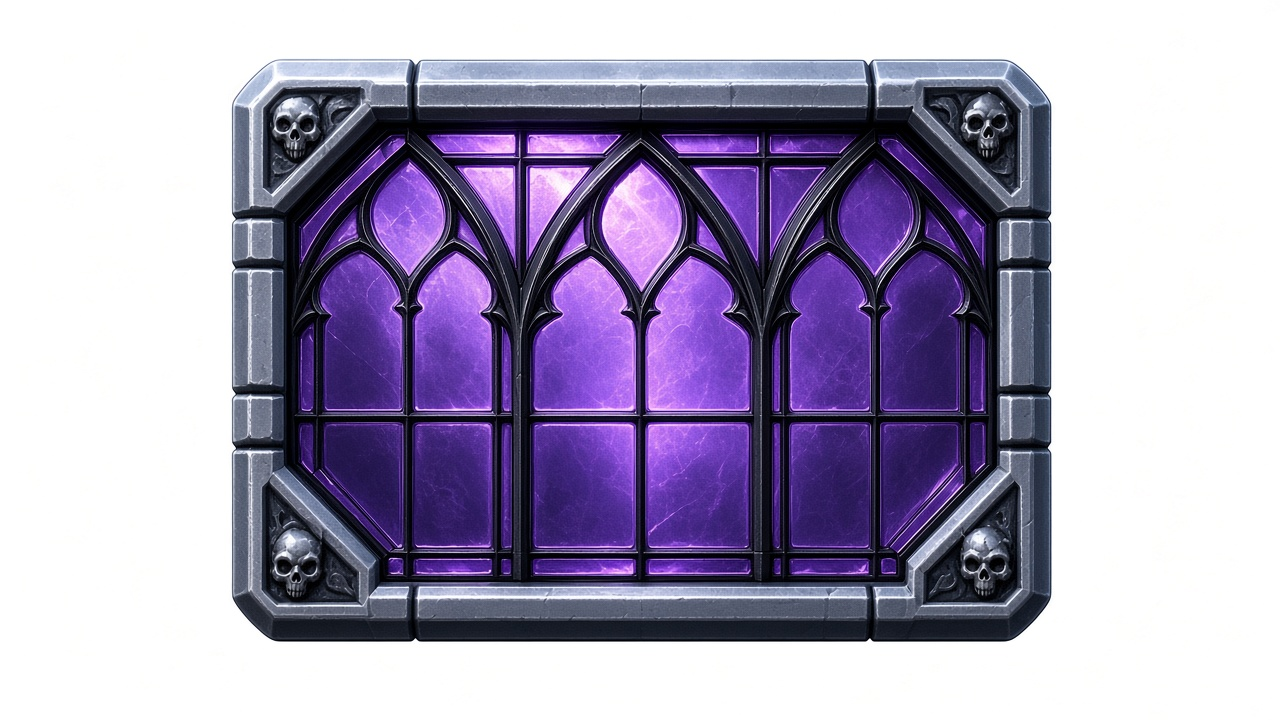
#> input picture art-src/foreground/crypt/brick.jpg, 1280 x 720 px, found by its file name
$ python build-foreground.py ../art-src/sheet_bricks.jpg
#> lines starting #> are read from the running program, lines starting #| are printed output that depends on the picture; after the words box and inside, x2 and y2 are one past the last pixel; in counts of white or black regions, pixels touching at a corner belong together
#!/usr/bin/env python3
"""Cuts the per-world foreground renders into game sprites.

art-src/foreground/<world>/ holds rendered plates on flat white: one color brick master,
the four special bricks (steel, explosive, armored, regen), the level elements
(docs/bricks/design.md), the paddle and the ball. The background is removed with a flood fill
from the border. The master's glass is gradient mapped to each of the 16 tile hues so a red brick
stays red in every world, and the frame keeps the world's material. The switch, gate and portal
masters glow cyan, and that glow is mapped the same way to each channel's or link's color.

The cut sprites go to art-src/foreground/<world>/sprites/. The original brick PNGs under
public/assets/images/bricks/ are the Tiled tileset and are never touched, except the level
elements': PREVIEW_WORLD's sprites are copied there, for Tiled and as the shared fallback.

Each world's sprites are then packed into the one atlas the game loads,
public/assets/images/foreground/<world>.webp + <world>.json, plus a normal map atlas with the same
layout (<world>_n.png) for the High lighting tier. The looping paddle and ball frames that
scripts/build-anims.py writes to art-src/foreground/<world>/anim/ are packed in too, as
paddle_00, paddle_01, ... and ball_00, ball_01, ... Normals
come from a bevel around each sprite's alpha plus a high-pass of its brightness, so the painted
detail catches moving lights.

Usage: python3 scripts/build-foreground.py              (Pillow, numpy)
       python3 scripts/build-foreground.py --pack-only  # re-pack the existing sprites
"""
from __future__ import annotations

import json
import sys
from pathlib import Path

import numpy as np
from PIL import Image

ROOT = Path(__file__).resolve().parent.parent
SRC = ROOT / "art-src" / "foreground"
OUT = ROOT / "public" / "assets" / "images" / "foreground"
WORLDS = ("hell", "crypt", "mainframe")
SPECIALS = ("steel", "explosive", "armored", "regen")
# Level elements cut as they are, and those whose cyan glow is mapped per channel or link.
ELEMENTS = ("fuse", "phantom", "virus_core", "virus")
CHANNEL_ELEMENTS = ("switch", "gate")
# Same colors as CHANNEL_COLORS and LINK_COLORS in src/core/bricks.
CHANNEL_COLORS = {1: 0xFFB02E, 2: 0x3CE7FF, 3: 0xFF4FD8}
LINK_COLORS = {1: 0xFF8A2A, 2: 0x3C9DFF, 3: 0xB45CFF}
PREVIEW_WORLD = "hell"
TILESET = ROOT / "public" / "assets" / "images" / "bricks"

BRICK_SIZE = (120, 64)  # 30x16 tiles at 4x
PORTAL_SIZE = (120, 128)  # 30x32, two rows tall
PADDLE_SIZE = (416, 96)  # 104x24 paddle at 4x
BALL_SIZE = 96

# Same hues as BRICK_TINT in src/config.ts.
BRICK_COLORS: dict[str, int] = {
    "blue": 0x3C8DFF,
    "blue2": 0x2A5FD6,
    "green": 0x4DDF6A,
    "green2": 0x2FA64A,
    "orange": 0xFF9A3C,
    "orange2": 0xE0701F,
    "pink": 0xFF6AD5,
    "purple2": 0x9B5CFF,
    "red": 0xFF4D4D,
    "red2": 0xC92F3A,
    "teal": 0x3CE7D6,
    "teal2": 0x23B3A6,
    "white": 0xF2F2F2,
    "white2": 0xC8C8D8,
    "yellow": 0xFFE14D,
    "yellow2": 0xE8B923,
}


class Glass:
    """Where the colored glass sits on a world's master, and how bright to map it."""

    def __init__(self, hue: float, hue_width: float, gamma: float) -> None:
        self.hue = hue
        self.hue_width = hue_width
        self.gamma = gamma


GLASS = {
    "hell": Glass(hue=8, hue_width=34, gamma=0.6),
    "crypt": Glass(hue=272, hue_width=30, gamma=0.8),
    "mainframe": Glass(hue=212, hue_width=26, gamma=0.95),
}
# The cyan glow the switch, gate and portal masters are rendered with, in every world.
GLOW = Glass(hue=188, hue_width=26, gamma=0.85)


def smooth(edge0: float, edge1: float, x: np.ndarray) -> np.ndarray:
    t = np.clip((x - edge0) / (edge1 - edge0), 0, 1)
    return t * t * (3 - 2 * t)


def reach_from_border(passable: np.ndarray) -> np.ndarray:
    """Pixels of `passable` connected to the image border (4-neighbour)."""
    reach = np.zeros_like(passable)
    reach[0], reach[-1] = passable[0], passable[-1]
    reach[:, 0], reach[:, -1] = passable[:, 0], passable[:, -1]
    while True:
        grown = reach.copy()
        grown[1:] |= reach[:-1]
        grown[:-1] |= reach[1:]
        grown[:, 1:] |= reach[:, :-1]
        grown[:, :-1] |= reach[:, 1:]
        grown &= passable
        if (grown == reach).all():
            return reach
        reach = grown


def cut(path: Path, tolerance: float = 26) -> np.ndarray:
    """Removes the flat background and trims. Returns float RGBA, 0-255."""
#> called with tolerance = 26
    rgb = np.asarray(Image.open(path).convert("RGB")).astype(np.float32)
    border = np.concatenate([rgb[0], rgb[-1], rgb[:, 0], rgb[:, -1]])
    bg = np.median(border, axis=0)
#> bg = [255, 255, 255]
    dist = np.abs(rgb - bg).max(axis=2)
    outside = reach_from_border(dist < tolerance)
#> in reach_from_border, `reach[0], reach[-1] = passable[0], passable[-1]`: reach: shape (720, 1280) bool; 0.28% white in thin lines or dots
#> in reach_from_border, `reach[:, 0], reach[:, -1] = passable[:, 0], passable[:, -1]`:
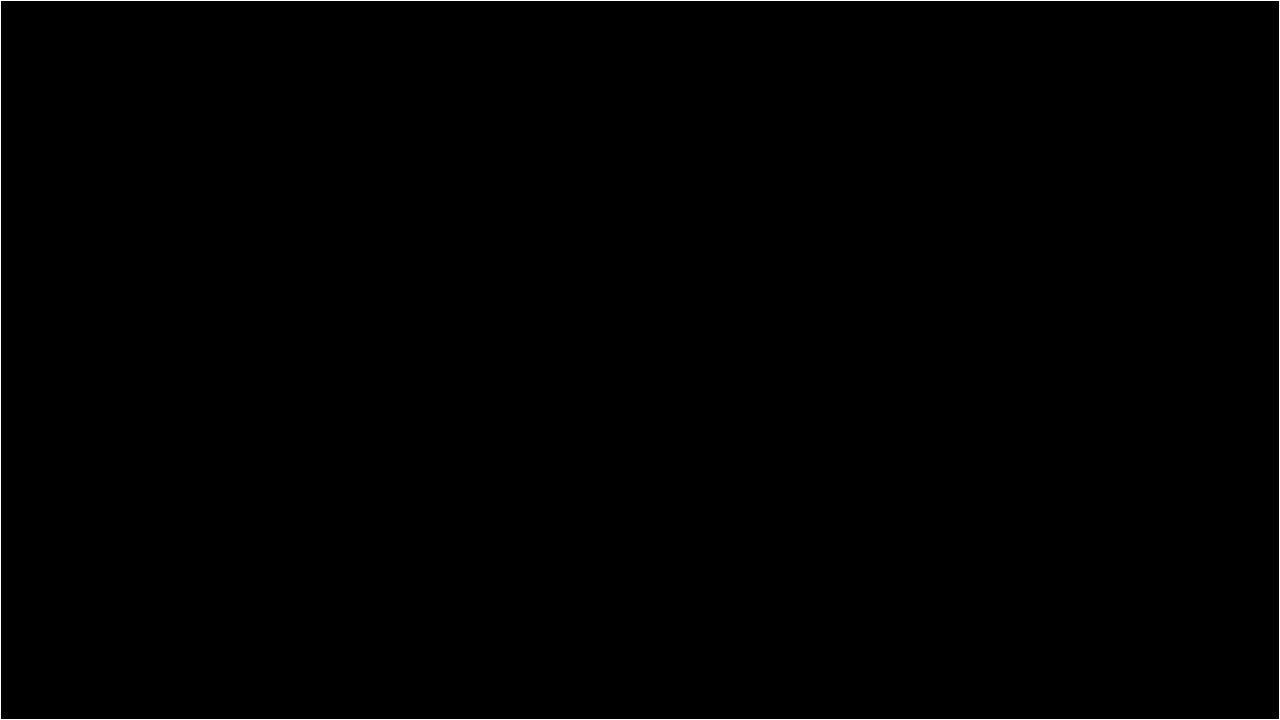
#> reach: shape (720, 1280) bool; 0.43% white in thin lines or dots
#> after the loop in reach_from_border, `while True:`:
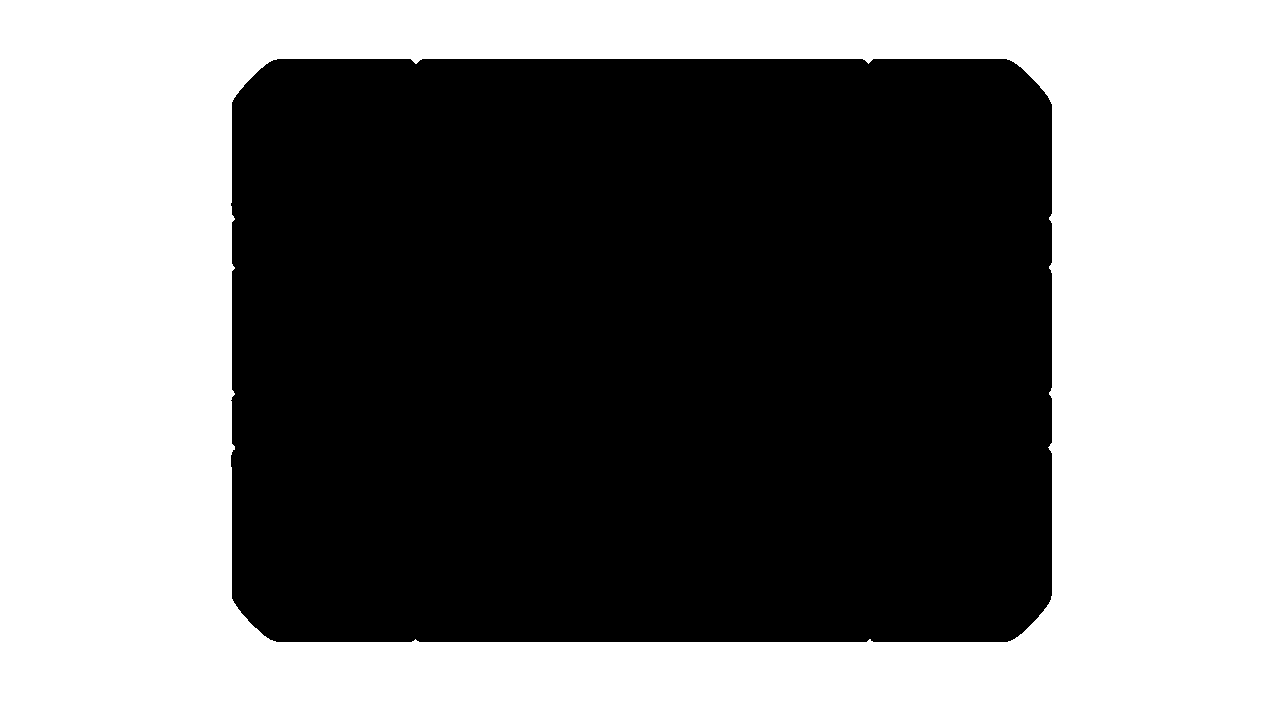
#> grown: shape (720, 1280) bool; 48.5% white; 1 white region, box (x1, y1, x2, y2) and area: (0, 0, 1280, 720) 446920
    solid = ~outside
    alpha = solid.astype(np.float32)
    edge = outside & (
        np.roll(solid, 1, 0) | np.roll(solid, -1, 0) | np.roll(solid, 1, 1) | np.roll(solid, -1, 1)
    )
#> edge: shape (720, 1280) bool; 0.29% white in thin lines or dots, all inside (x1, y1, x2, y2) = (230, 58, 1053, 643)
    alpha[edge] = np.clip(dist[edge] / tolerance, 0, 1)
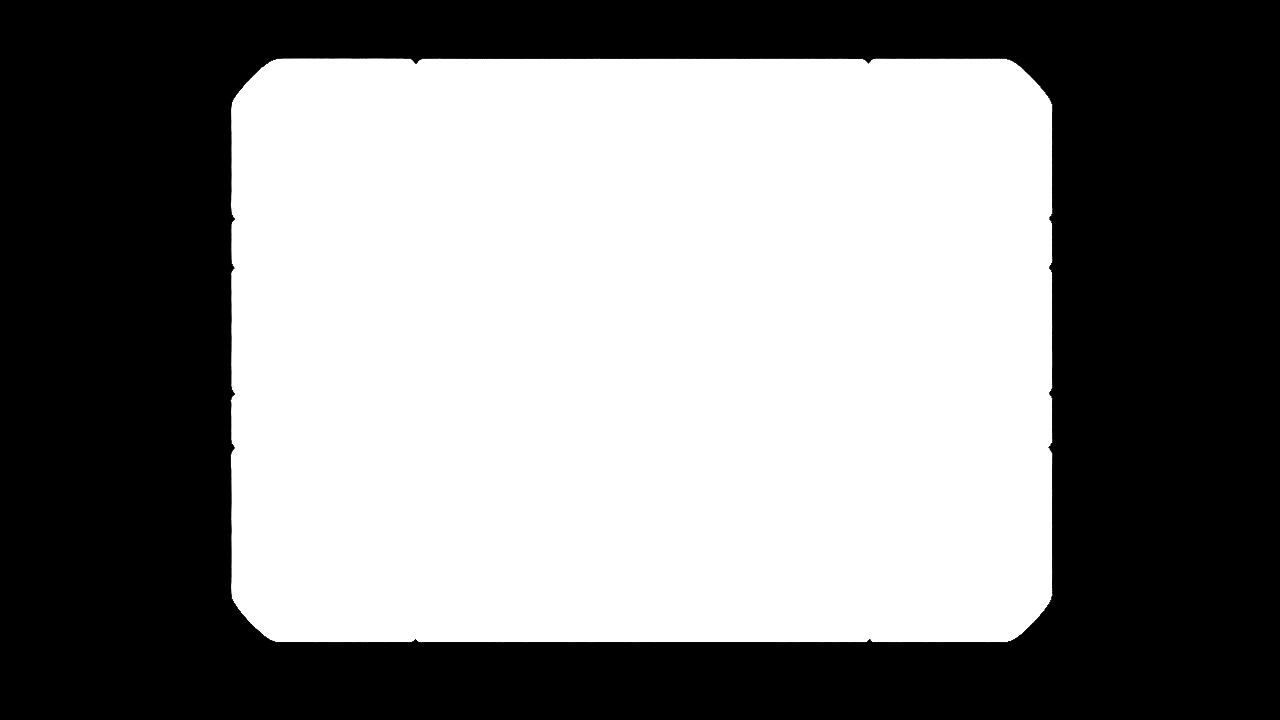
#> alpha: shape (720, 1280) float32; min 0, max 1, mean 0.516
    # Un-mix the white background from the soft edge so sprites have no light fringe.
    a = np.maximum(alpha, 1e-3)[..., None]
    color = np.clip((rgb - bg * (1 - alpha[..., None])) / a, 0, 255)
    ys, xs = np.where(alpha > 0.5)
    out = np.dstack([color, alpha * 255])
    return out[ys.min() : ys.max() + 1, xs.min() : xs.max() + 1]


def hsv(rgba: np.ndarray) -> tuple[np.ndarray, np.ndarray, np.ndarray]:
    c = rgba[..., :3] / 255
    mx, mn = c.max(axis=2), c.min(axis=2)
    d = mx - mn
    s = d / np.maximum(mx, 1e-4)
    r, g, b = c[..., 0], c[..., 1], c[..., 2]
    safe = np.maximum(d, 1e-4)
    h = np.where(mx == r, ((g - b) / safe) % 6, np.where(mx == g, (b - r) / safe + 2, (r - g) / safe + 4))
    return h * 60, s, mx


def glass_mask(rgba: np.ndarray, glass: Glass) -> np.ndarray:
    h, s, v = hsv(rgba)
    dh = np.abs((h - glass.hue + 180) % 360 - 180)
    on_hue = 1 - smooth(glass.hue_width, glass.hue_width + 18, dh)
    # Saturated glass, plus the pale tinted highlights on it.
    body = smooth(0.32, 0.55, s) * smooth(0.1, 0.25, v)
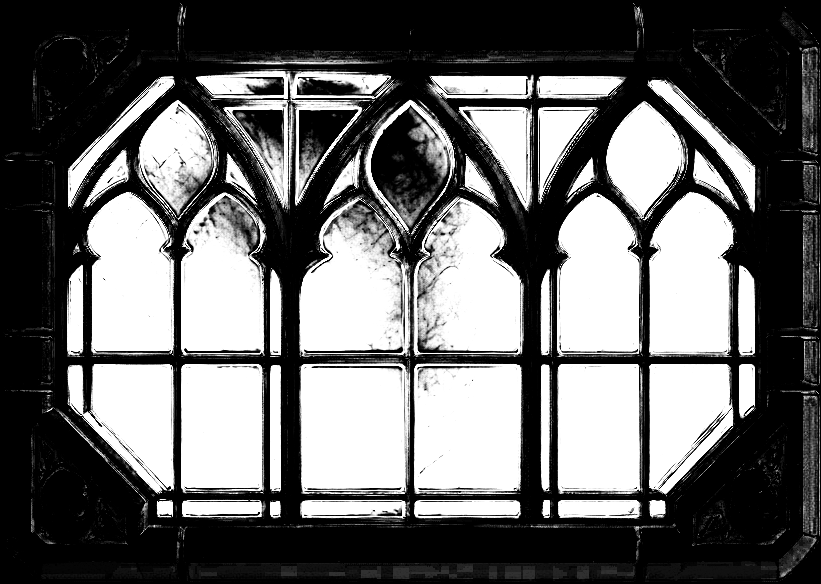
#> body: shape (584, 821) float32; min 0, max 1, mean 0.408
    shine = smooth(0.08, 0.2, s) * smooth(0.62, 0.82, v)
#> call 4 of smooth, with edge0 = 0.08, edge1 = 0.2
#> in smooth (call 4), `t = np.clip((x - edge0) / (edge1 - edge0), 0, 1)`:
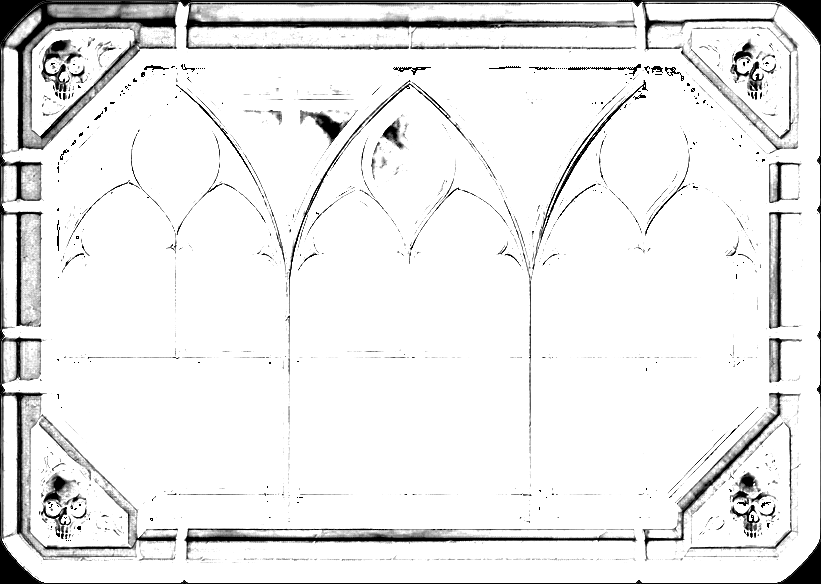
#> t: shape (584, 821) float32; min 0, max 1, mean 0.922
    mask = on_hue * np.maximum(body, shine)
    # Specular and hot spots fully enclosed by glass belong to the glass too.
    holes = ~reach_from_border(mask < 0.5) & (mask < 0.5)
#> in reach_from_border (call 2), `reach[0], reach[-1] = passable[0], passable[-1]`: reach: shape (584, 821) bool; 0.34% white in thin lines or dots
#> in reach_from_border (call 2), `reach[:, 0], reach[:, -1] = passable[:, 0], passable[:, -1]`: reach: shape (584, 821) bool; 0.59% white in thin lines or dots
#> the loop in reach_from_border, `while True:` made 292 passes
#> pass 3, in reach_from_border (call 2), `grown &= passable`:
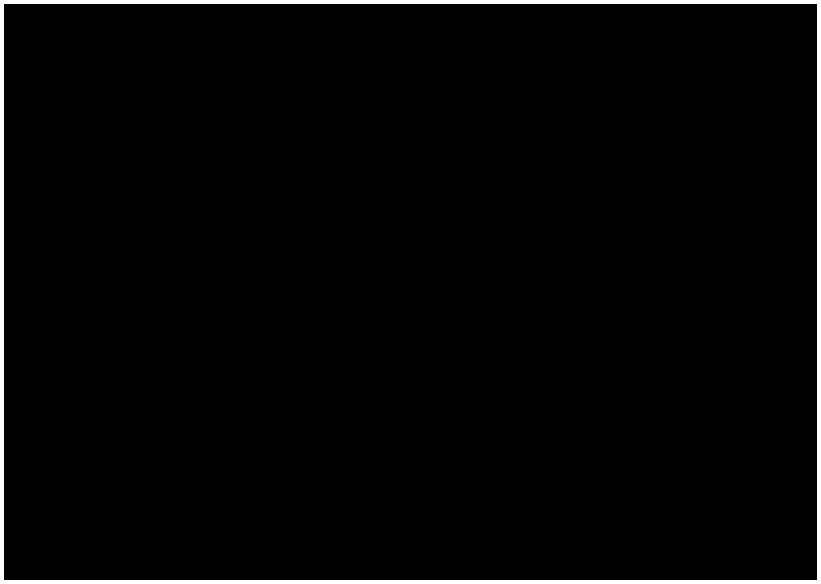
#> grown: shape (584, 821) bool; 2.3% white; 1 white region, box (x1, y1, x2, y2) and area: (0, 0, 821, 584) 11176
    mask = np.maximum(mask, holes.astype(np.float32))
    return mask * (rgba[..., 3] / 255)


def gradient_map(rgba: np.ndarray, mask: np.ndarray, color: int, gamma: float) -> np.ndarray:
    c = rgba[..., :3] / 255
    lum = c @ np.array([0.3, 0.59, 0.11], np.float32)
    inside = lum[mask > 0.5]
    lo, hi = np.percentile(inside, 2), np.percentile(inside, 99.5)
    t = np.clip((lum - lo) / (hi - lo + 1e-4), 0, 1) ** gamma
    tint = np.array([(color >> 16) & 255, (color >> 8) & 255, color & 255], np.float32) / 255
    stops = (
        (0.0, tint * 0.2),
        (0.3, tint * 0.68),
        (0.55, tint),
        (0.84, tint + (1 - tint) * 0.42),
        (1.0, tint + (1 - tint) * 0.88),
    )
    mapped = np.zeros_like(c)
    for (t0, c0), (t1, c1) in zip(stops, stops[1:]):
        f = ((t - t0) / (t1 - t0))[..., None]
        mapped = np.where(((t >= t0) & (t <= t1))[..., None], c0 + (c1 - c0) * f, mapped)
    m = mask[..., None]
    out = rgba.copy()
    out[..., :3] = (c * (1 - m) + mapped * m) * 255
    return out


def image(rgba: np.ndarray) -> Image.Image:
    return Image.fromarray(np.clip(rgba, 0, 255).astype(np.uint8), "RGBA")


# [11 lines left out: functions square, save, not called in this run]


# ---------------------------------------------------------------- normals and atlas

ELEMENT_SPRITES = (
    [f"brick_{k}" for k in ELEMENTS]
    + [f"brick_{k}{c}" for k in CHANNEL_ELEMENTS for c in CHANNEL_COLORS]
    + [f"brick_portal{l}" for l in LINK_COLORS]
)
SPRITES = (
    [f"brick_{n}" for n in BRICK_COLORS]
    + [f"brick_{k}" for k in SPECIALS]
    + ELEMENT_SPRITES
    + ["paddle", "ball"]
)
GUTTER = 2  # extruded edge pixels around each frame, so filtering never samples a neighbour
ATLAS_WIDTH = 1024
BEVEL_PX = 5.0  # at 4x, about a game pixel
NORMAL_STRENGTH = 4.0
DETAIL = 1.5


# [27 lines left out: functions blur, normal_map, not called in this run]


def extrude(rgba: np.ndarray) -> np.ndarray:
    return np.pad(rgba, ((GUTTER, GUTTER), (GUTTER, GUTTER), (0, 0)), mode="edge")


# [68 lines left out: functions anim_frames, pack, not called in this run]


def build(world: str) -> None:
    print(world)
    src, out = SRC / world, SRC / world / "sprites"
    master = cut(src / "brick.jpg")
    mask = glass_mask(master, GLASS[world])
    for name, color in BRICK_COLORS.items():
        tile = gradient_map(master, mask, color, GLASS[world].gamma)
        save(image(tile).resize(BRICK_SIZE, Image.LANCZOS), out / f"brick_{name}.png")
    for kind in SPECIALS + ELEMENTS:
        save(image(cut(src / f"{kind}.jpg")).resize(BRICK_SIZE, Image.LANCZOS), out / f"brick_{kind}.png")
    for kind in CHANNEL_ELEMENTS:
        plate = cut(src / f"{kind}.jpg")
        glow = glass_mask(plate, GLOW)
        for channel, color in CHANNEL_COLORS.items():
            tile = gradient_map(plate, glow, color, GLOW.gamma)
            save(image(tile).resize(BRICK_SIZE, Image.LANCZOS), out / f"brick_{kind}{channel}.png")
    plate = cut(src / "portal.jpg")
    glow = glass_mask(plate, GLOW)
    for link, color in LINK_COLORS.items():
        tile = gradient_map(plate, glow, color, GLOW.gamma)
        save(image(tile).resize(PORTAL_SIZE, Image.LANCZOS), out / f"brick_portal{link}.png")
    save(image(cut(src / "paddle.jpg")).resize(PADDLE_SIZE, Image.LANCZOS), out / "paddle.png")
    save(square(image(cut(src / "ball.jpg")), BALL_SIZE), out / "ball.png")


# [5 lines left out: function previews, not called in this run]


def main() -> None:
    pack_only = "--pack-only" in sys.argv[1:]
    for world in WORLDS:
        if not pack_only:
            build(world)
        pack(world)
    previews()


if __name__ == "__main__":
#> (the run stopped early here; a loop or call above may not have finished)
